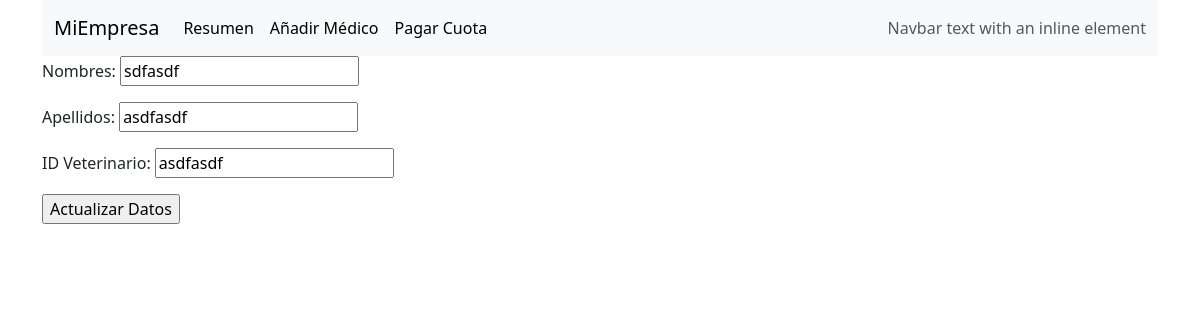
Before: /quotas/update_doctor/3 with the older database file.
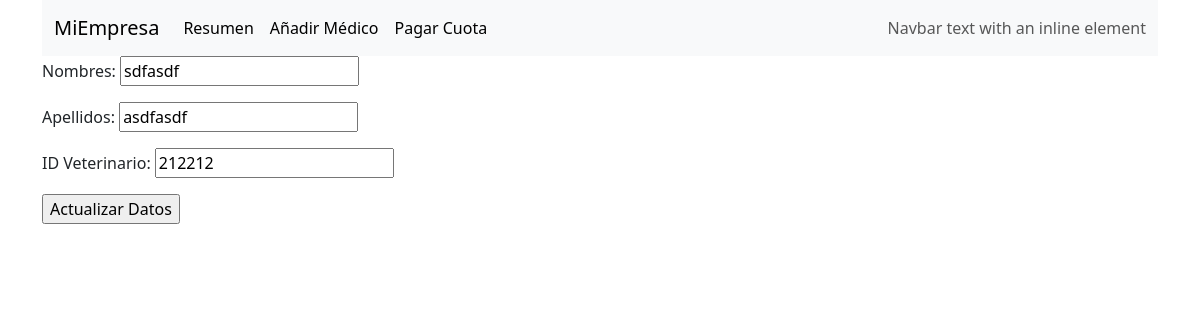
After: the same page with the newer database file.
### apps/userprofile/models.py (models this page shows, shortened)
class UserProfile(models.Model):
    first_name = models.CharField('Nombres', max_length=150, null=True)
    last_name = models.CharField('Apellidos', max_length=150, null=True)
    id_veterinarian = models.CharField('ID Veterinario', max_length=9, null=True, unique=True)
    pagado_hasta_month = models.PositiveSmallIntegerField(null=True, default=0)
    pagado_hasta_year = models.PositiveSmallIntegerField(null=True, default=0)
    activo_hasta_month = models.PositiveSmallIntegerField(null=True, default=0)
    activo_hasta_year = models.PositiveSmallIntegerField(null=True, default=0)
    es_activo = models.BooleanField(default=True)
    objects = UserProfileManager()

### apps/quotas/views.py (the view)
# urls.py: path('update_doctor/<int:pk>', views.update_doctor, name='update_doctor'),
def update_doctor(request, pk):
    context = {}
    obj = get_object_or_404(UserProfile, id=pk)
    form = CustomUserForm(request.POST or None, instance=obj)
    if form.is_valid():
        form.save()
        return HttpResponseRedirect("/quotas/detail_doctor/" + str(pk))
    context["form"] = form
    return render(request, "quotas/update_doctor.html", context)

### apps/userprofile/forms.py
class CustomUserForm(forms.ModelForm):
    class Meta:
        model = UserProfile
        fields = ('first_name', 'last_name', 'id_veterinarian',)
        """
        widgets = {
            'first_name': forms.TextInput(attrs={
                'class': 'w-full p-4 border border-gray-200'
            }),
            'last_name': forms.TextInput(attrs={
                'class': 'w-full p-4 border border-gray-200'
            }),
            'num_whatsapp': forms.TextInput(attrs={
                'class': 'w-full p-4 border border-gray-200',
                'placeholder': 'Ej. 987654321'
            }),
            'departamento': forms.Select(attrs={
                'class': 'w-full p-4 border border-gray-200'
            }),
        }
        """

### apps/quotas/templates/quotas/update_doctor.html (shortened to what this page needs)
{% extends 'quotas/base.html' %}
{% block content %}
    <div class="container">
        <form method="POST">
            {{ form.as_p }}
            <input type="submit" value="Actualizar Datos">
        </form>
    </div>
{% endblock content %}

Changed rows visible on the page:
changed UserProfile "sdfasdf": id_veterinarian "asdfasdf" → "212212"
